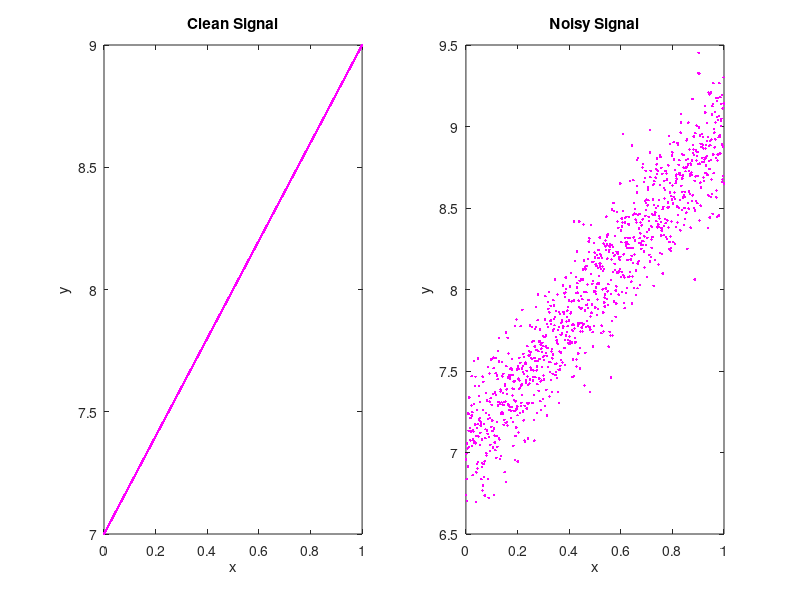

Write MATLAB code to recreate this figure. (Note: this script raises an error after producing the figure.)
x = 0:0.001:1;
a = 2;
b = 7;
y = a * x + b;
len = length(x);

noisy_y = zeros(1, len);
noise = 0.2 * randn(1, len);

for i=1:len
    noisy_y(i) = y(i) + noise(i);
end

figure;
subplot(1, 2, 1);
plot(x, y, '.m');
title('Clean Signal')
xlabel('x')
ylabel('y')

subplot(1, 2, 2);
plot(x, noisy_y, '.m');
title('Noisy Signal')
xlabel('x')
ylabel('y')

[a1, b1] = linear_regressor(x, y);
[a2, b2] = linear_regressor(x, noisy_y);
